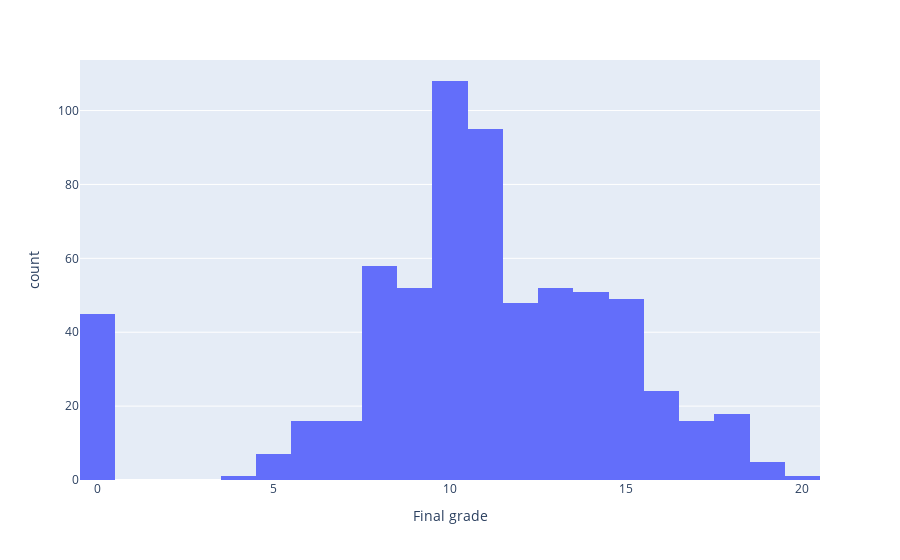

Notebook code cell kept with this figure:
### Code cell
import plotly.express as px

fig = px.histogram(x=data['G3'],  labels={'x':'Final grade'})
fig.show()

### Figure 1 — Plotly figure (JSON) as saved in the notebook; plotly's stock layout.template omitted (floating-point values rounded to 4 significant figures; data arrays with more than 128 entries replaced by an {"elided": "..."} marker saying what was removed)
{"data": [{"alignmentgroup": "True", "bingroup": "x", "hovertemplate": "Final grade=%{x}<br>count=%{y}<extra></extra>", "legendgroup": "", "marker": {"color": "#636efa"}, "name": "", "offsetgroup": "", "orientation": "v", "showlegend": false, "type": "histogram", "x": {"elided": "662 int values"}, "xaxis": "x", "yaxis": "y"}], "layout": {"barmode": "relative", "legend": {"tracegroupgap": 0}, "margin": {"t": 60}, "xaxis": {"anchor": "y", "domain": [0, 1], "title": {"text": "Final grade"}}, "yaxis": {"anchor": "x", "domain": [0, 1], "title": {"text": "count"}}}}
